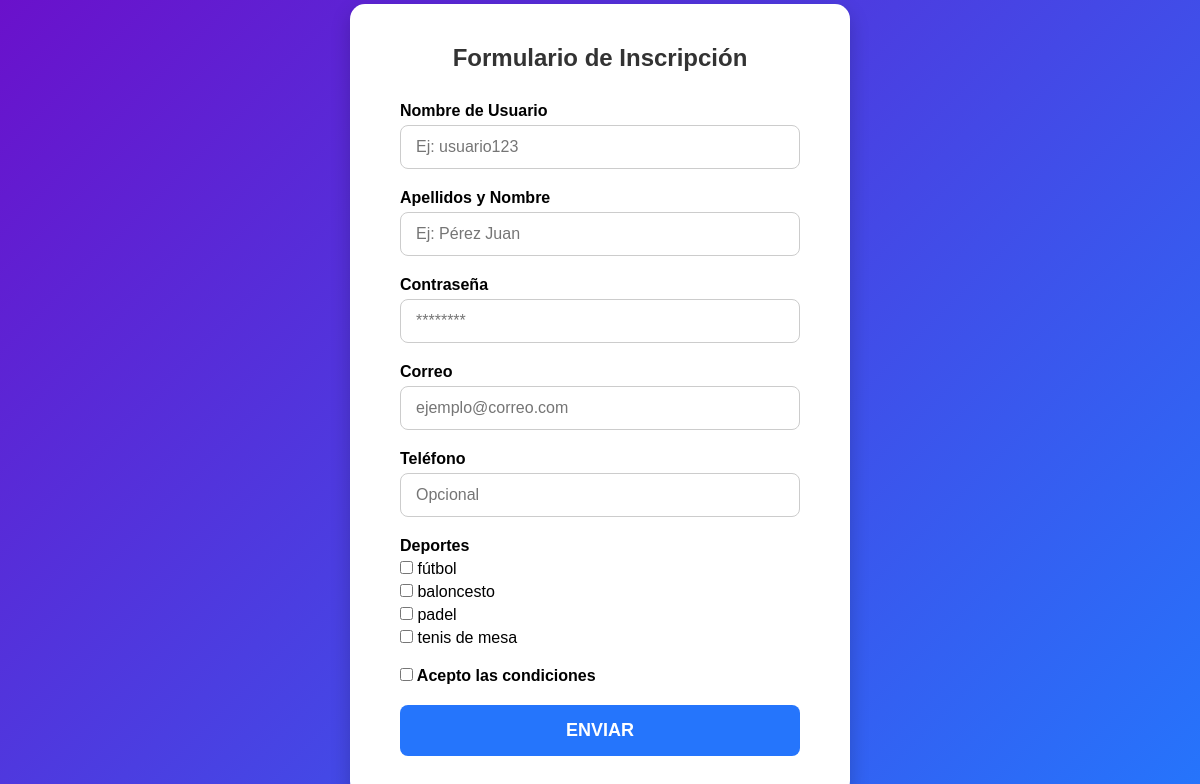
The page /index.php?c=Inscripcion&m=cargarPagina on the database as committed earlier.
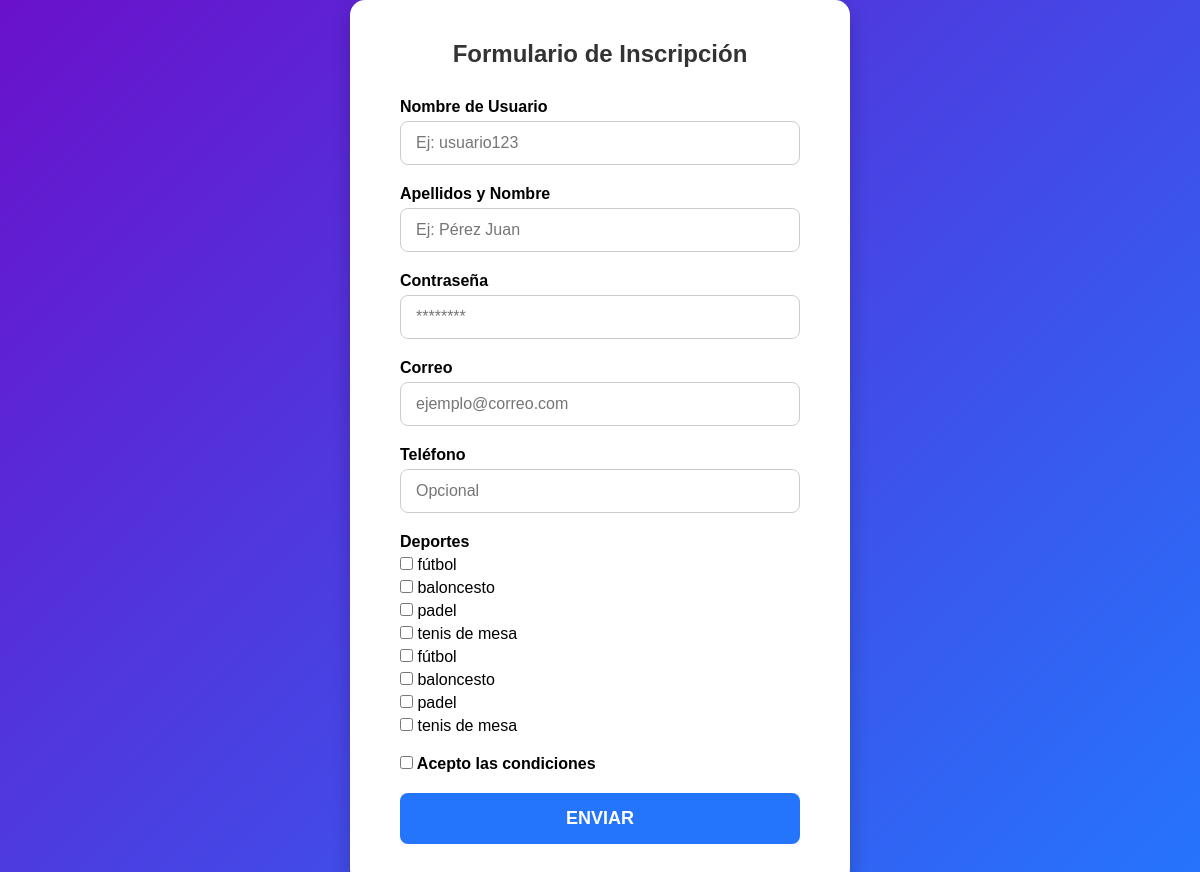
The same page on the database as committed later.
### tables this page shows
CREATE TABLE Deportes (
  idDeporte 	tinyint unsigned AUTO_INCREMENT PRIMARY KEY,
  nombreDep   	varchar(15) NOT NULL
  );

### index.php (called while the page is built, shortened)
<?php
    $metodo = $_GET["m"] ?? METDEF;
    $objContro = new $instanciaControlador();
    $datos=$objContro->$metodo();
    include VISTAS.$objContro->vista;
?>

### config/conexion.php (called while the page is built, shortened)
<?php
    class Conexion{
        function __construct(){
            try{
                $this->conexion = new PDO("mysql:host=".SERVIDOR.";dbname=".BBDD,USUARIO,PASSWORD);
            }catch(PDOException $e){
                echo $e->getMessage();
            }
        }
    }
?>

### controladores/cInscripcion.php (called while the page is built, shortened)
<?php
    require_once __DIR__.'/../modelos/mInscripcion.php';
    class CInscripcion{
        public $modeloInscripcion;
        function __construct(){
            $this->modeloInscripcion = new MInscripcion();
        }
        public function cargarPagina(){
            $datos = $this->modeloInscripcion->obtenerDeportes();
            return $datos;
        }
    }
?>

### modelos/mInscripcion.php (called while the page is built, shortened)
<?php
    require_once __DIR__.'/../config/conexion.php';
    class MInscripcion extends Conexion{
        public function obtenerDeportes(){
            try{
                $sql = "SELECT * FROM deportes";
                $resultado = $this->conexion->query($sql);
                return $resultado;
            }catch (PDOException $e){
                if ($e->getCode() == "08006"){
                    return "Se ha perdido la conexión";
                }
            }
        }
    }
?>

### vistas/vInscripcion.php (the view, shortened to what this page needs)
<!DOCTYPE html>
<html lang="es">
<head>
</head>
<body>
    <div class="form-container">
        <h2>Formulario de Inscripción</h2>
        <form action="index.php?c=Inscripcion&m=envioDeDatos" method="POST">
            <label for="nombreUsuario">Nombre de Usuario</label>
            <input type="text" id="nombreUsuario" name="nombreUsuario" placeholder="Ej: usuario123">
            <label for="apeNombre">Apellidos y Nombre</label>
            <input type="text" id="apeNombre" name="apeNombre" placeholder="Ej: Pérez Juan">
            <label for="password">Contraseña</label>
            <input type="password" id="password" name="password" placeholder="********">
            <label for="correo">Correo</label>
            <input type="email" id="correo" name="correo" placeholder="ejemplo@correo.com">
            <label for="telefono">Teléfono</label>
            <input type="tel" id="telefono" name="telefono" placeholder="Opcional">
            <label>Deportes</label>
            <div class="checkbox-group">
                <?php
                    foreach ($datos as $deporte){
                        echo '<label><input type="checkbox" name="deportes[]" value="'.$deporte->idDeporte.'"> '.$deporte->nombreDep.'</label>';
                    }
                ?>
            </div>
            <div class="checkbox-conditions">
                <label><input type="checkbox" name="condiciones"> Acepto las condiciones</label>
            </div>
            <button type="submit" class="btn-submit">ENVIAR</button>
        </form>
    </div>
</body>
</html>

### vistas/vInscripcion.php (style rules this page uses)
* { margin: 0; padding: 0; box-sizing: border-box; font-family: Arial, sans-serif; }
body { background: linear-gradient(135deg, #6a11cb, #2575fc); display: flex; justify-content: center; align-items: center; min-height: 100vh; }
.form-container { background-color: #fff; padding: 40px 50px; border-radius: 15px; box-shadow: 0 8px 20px rgba(0,0,0,0.2); width: 100%; max-width: 500px; }
h2 { text-align: center; margin-bottom: 30px; color: #333; }
label { display: block; margin-bottom: 5px; font-weight: bold; }
input[type="text"], input[type="password"], input[type="email"], input[type="tel"] { width: 100%; padding: 12px 15px; margin-bottom: 20px; border: 1px solid #ccc; border-radius: 8px; font-size: 16px; }
.checkbox-group { margin-bottom: 20px; }
.checkbox-group label { font-weight: normal; margin-right: 15px; }
.checkbox-conditions { margin-bottom: 20px; }
.btn-submit { display: block; width: 100%; padding: 15px; font-size: 18px; font-weight: bold; background-color: #2575fc; color: white; border: none; border-radius: 8px; cursor: pointer; transition: all 0.3s ease; }

Rows that differ between the two databases and show on the page:
added deportes: nombreDep "fútbol"
added deportes: nombreDep "baloncesto"
added deportes: nombreDep "padel"
added deportes: nombreDep "tenis de mesa"
